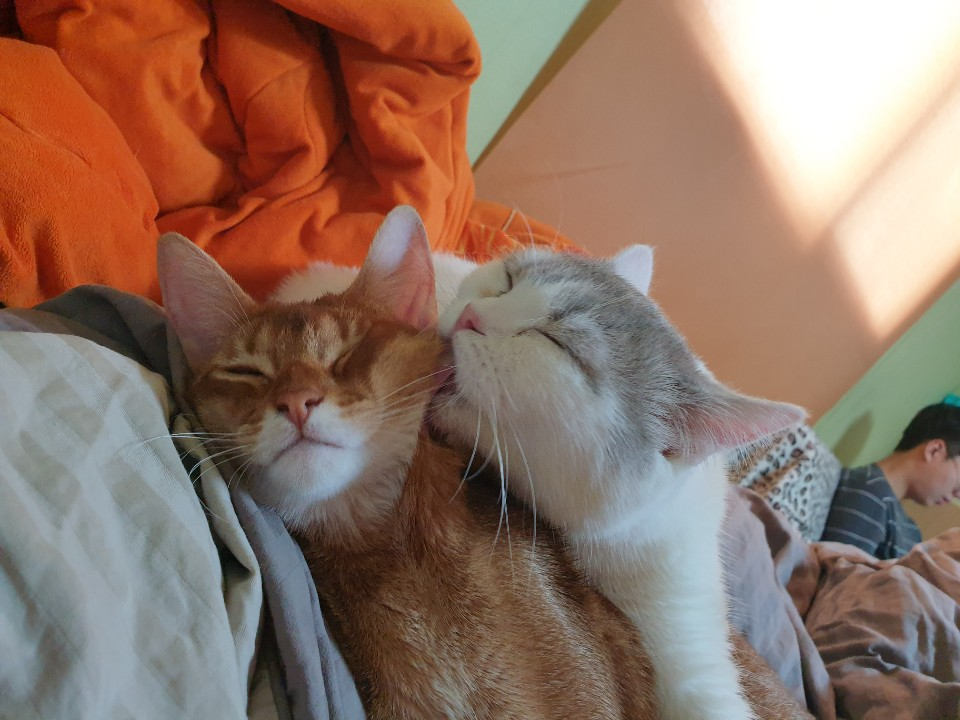
#> input picture cats.jpeg, 960 x 720 px
$ python main.py
#> lines starting #> are read from the running program, lines starting #| are printed output that depends on the picture
import cv2

img_name = input('사진명을 입력해주세요.\n')
#> the answer given: cats.jpeg
img = cv2.imread(f'{img_name}')
#> img is the input picture: shape (720, 960, 3); mean B, G, R 100.7, 115, 143.3


def pencil_sketch(img):
    gray = cv2.cvtColor(img, cv2.COLOR_BGR2GRAY)
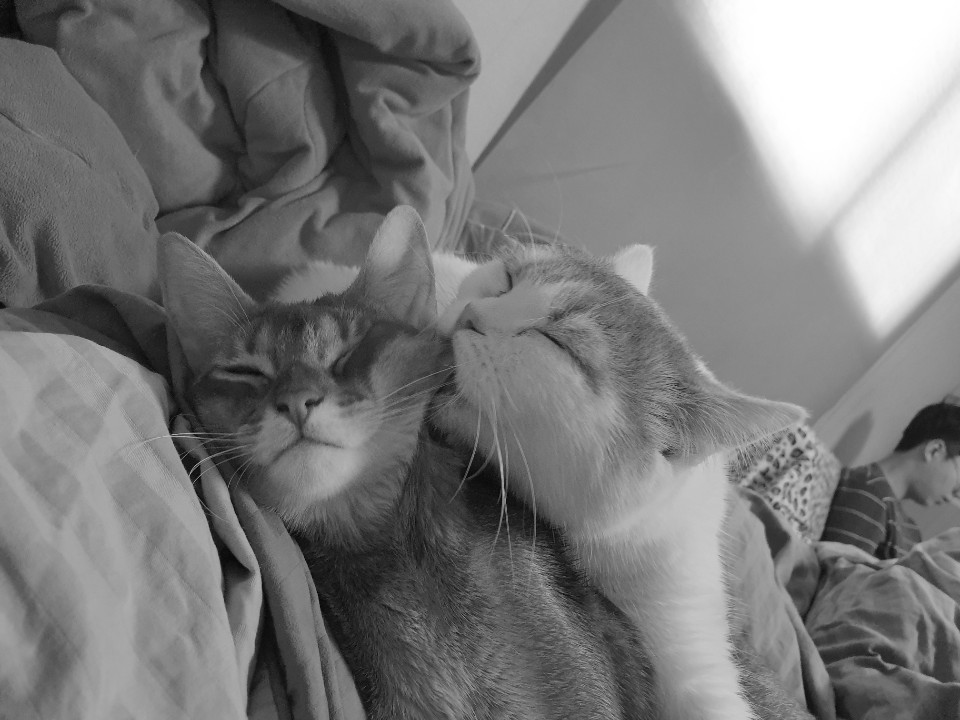
#> gray: shape (720, 960); min 2, max 255, mean 121.8
    # 밝은 곳은 더 밝게 어두운 곳은 더 어둡게 해야 스케치스러운 느낌을 받을 수 있다
    blr = cv2.GaussianBlur(gray, (71, 71), 0)
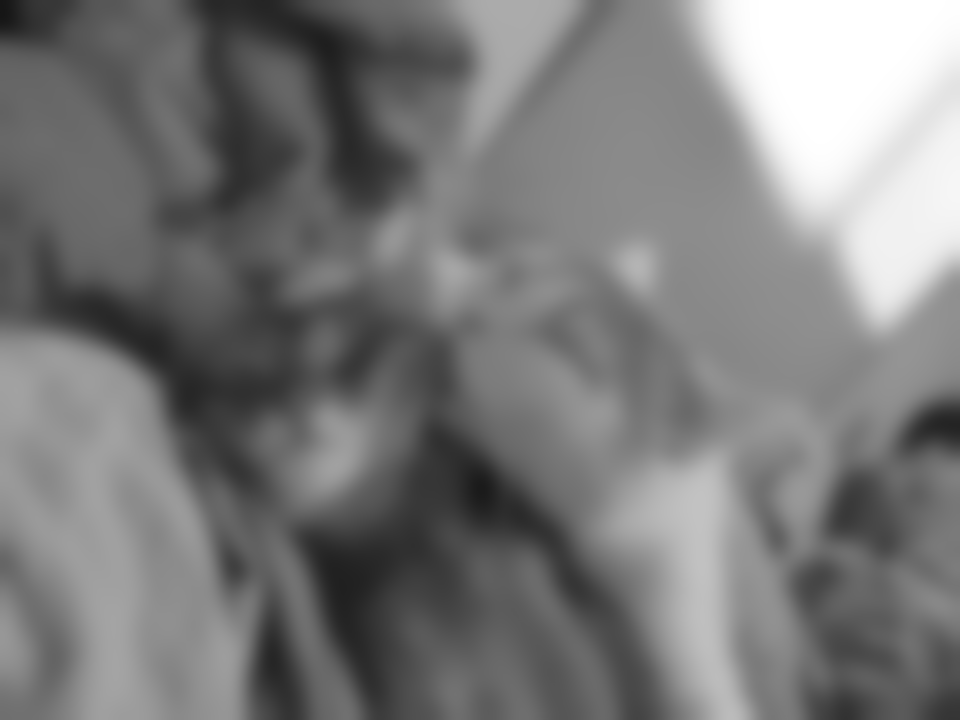
#> blr: shape (720, 960); min 21, max 255, mean 121.8
    dst = cv2.divide(gray, blr, scale=255)  # 흑백영상을 블러로 나눈 값을 255로 곱함.
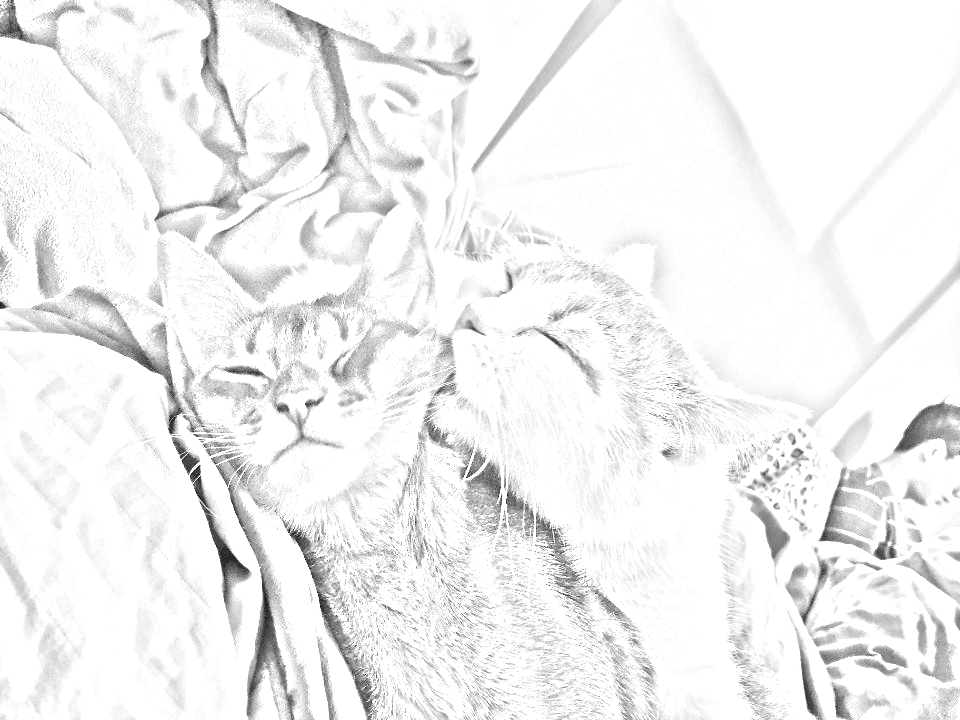
#> dst: shape (720, 960); min 7, max 255, mean 241.1
    return dst


def cartoonizing(image):

    gray = cv2.cvtColor(image, cv2.COLOR_BGR2GRAY)
    gray = cv2.medianBlur(gray, 7)
    edges = cv2.adaptiveThreshold(
        gray, 255, cv2.ADAPTIVE_THRESH_MEAN_C, cv2.THRESH_BINARY, 9, 10)

    color = cv2.bilateralFilter(image, 12, 250, 250)
    cartoon = cv2.bitwise_and(color, color, mask=edges)
    return cartoon


img = pencil_sketch(img)
cv2.imwrite('./img.jpeg', img)
# cv2.imshow('img', img)
# cv2.waitKey(0)
# cv2.destroyAllWindows()
